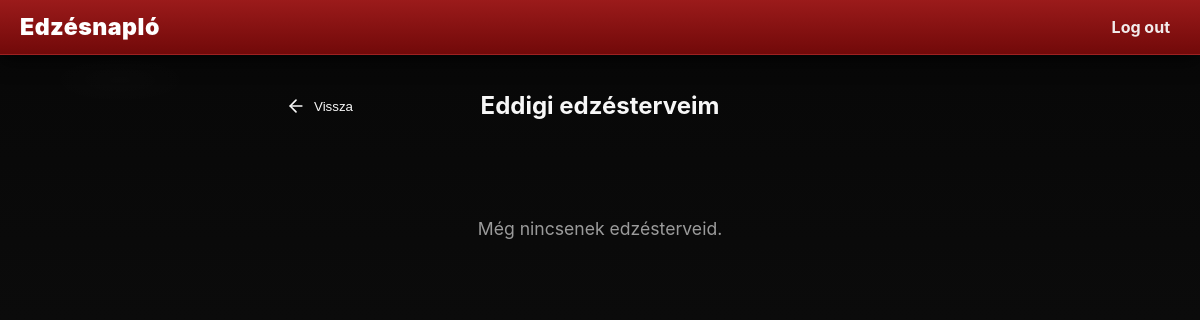
Page /editor/my_workouts/ (signed in) on the earlier database version.
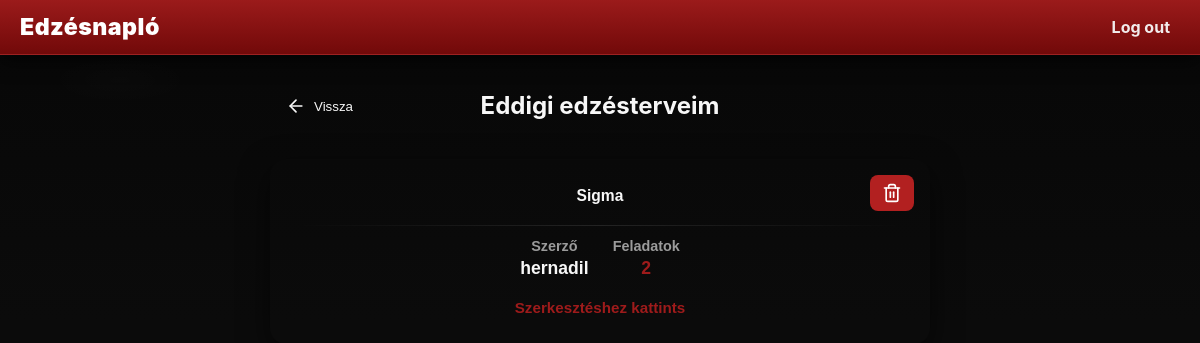
Same page on the later database version.
### home/models.py (models this page shows)
class CreatedWorkouts(models.Model):
    userid = models.ForeignKey(User, on_delete=models.CASCADE)
    name = models.CharField(max_length=50)

### editor/views.py (the view)
# urls.py: path('my_workouts/', views.my_workouts, name='my_workouts'),
def my_workouts(request):
    workouts = CreatedWorkouts.objects.filter(userid=request.user).annotate(
        excercise_count=Count('excercises')
    )
    return render(request, 'my_workouts.html', {'workouts': workouts})

### editor/templates/my_workouts.html (shortened to what this page needs)
{% extends 'main.html' %} {% block content %}
<main class="page-wrap">
  <section class="home-panel">
    <div class="workouts-container" style="display: flex; flex-direction: column; gap: 12px; width: 100%; max-width: 700px; margin: 0 auto; padding: 0 20px;">
      <div style="display: flex; align-items: center; justify-content: center; margin-bottom: 24px; position: relative;">
        <a href="{% url 'redirectview' 'editor' %}" style="position: absolute; left: 0; text-decoration: none;">
          <button type="button" style="background: var(--bg-secondary); color: var(--white); border: none; border-radius: 8px; padding: 10px 16px; cursor: pointer; display: flex; align-items: center; justify-content: center; transition: all 0.2s; gap: 8px;" onmouseover="this.style.background='var(--accent)'" onmouseout="this.style.background='var(--bg-secondary)'">
            <svg xmlns="http://www.w3.org/2000/svg" width="20" height="20" viewBox="0 0 24 24" fill="none" stroke="currentColor" stroke-width="2" stroke-linecap="round" stroke-linejoin="round">
              <line x1="19" y1="12" x2="5" y2="12"></line>
              <polyline points="12 19 5 12 12 5"></polyline>
            </svg>
            Vissza
          </button>
        </a>
        <h2 style="color: var(--white); margin: 0;">Eddigi edzésterveim</h2>
      </div>
      {% for workout in workouts %}
      <div style="position: relative;">
        <button onclick="showDeleteModal({{ workout.id }})" type="button" style="position: absolute; top: 16px; right: 16px; background: rgba(220, 38, 38, 0.8); border: none; border-radius: 8px; padding: 8px 12px; cursor: pointer; display: flex; align-items: center; justify-content: center; transition: all 0.2s; z-index: 10;" onmouseover="this.style.background='rgba(220, 38, 38, 1)'" onmouseout="this.style.background='rgba(220, 38, 38, 0.8)'">
        </button>
        <a href="{% url 'edit_workout' workout.id %}" style="text-decoration: none;">
          <button type="button" class="card big" style="width: 100%; min-height: 140px; padding: 28px; text-align: center; border: none; background: inherit; cursor: pointer; display: flex; align-items: center; justify-content: center;">
            <div class="card-body" style="display: flex; flex-direction: column; align-items: center; justify-content: center; width: 100%;">
              <h3 class="card-subtitle" style="margin: 0 0 8px 0;">{{ workout.name }}</h3>
              <div class="card-divider" style="height: 1px; background: linear-gradient(90deg, transparent, rgba(255,255,255,0.1), transparent); margin: 12px 0; width: 100%;"></div>
              <div style="display: flex; gap: 24px; width: 100%; justify-content: center; flex-wrap: wrap; margin-bottom: 12px;">
                <div style="text-align: center;">
                  <p style="margin: 0; color: var(--muted); font-size: 0.9rem; font-weight: 600;">Szerző</p>
                  <p style="margin: 4px 0 0 0; color: var(--white); font-size: 1.1rem; font-weight: 700;">{{ workout.userid.username }}</p>
                </div>
                <div style="text-align: center;">
                  <p style="margin: 0; color: var(--muted); font-size: 0.9rem; font-weight: 600;">Feladatok</p>
                  <p style="margin: 4px 0 0 0; color: var(--accent); font-size: 1.1rem; font-weight: 700;">{{ workout.excercise_count }}</p>
                </div>
              </div>
              <p style="margin: 8px 0 0 0; color: var(--accent); font-size: 0.95rem; font-weight: 600;">Szerkesztéshez kattints</p>
            </div>
          </button>
        </a>
      </div>
      {% empty %}
      <div style="text-align: center; padding: 40px 20px;">
        <p style="color: var(--muted); font-size: 1.1rem;">Még nincsenek edzésterveid.</p>
      </div>
      {% endfor %}
    </div>
  </section>
</main>
{% endblock %}

Differences in the rows shown:
added CreatedWorkouts: name "Sigma", userid.username "hernadil", excercise_count "2"
Other differences:
text no longer shown: "Még nincsenek edzésterveid."
